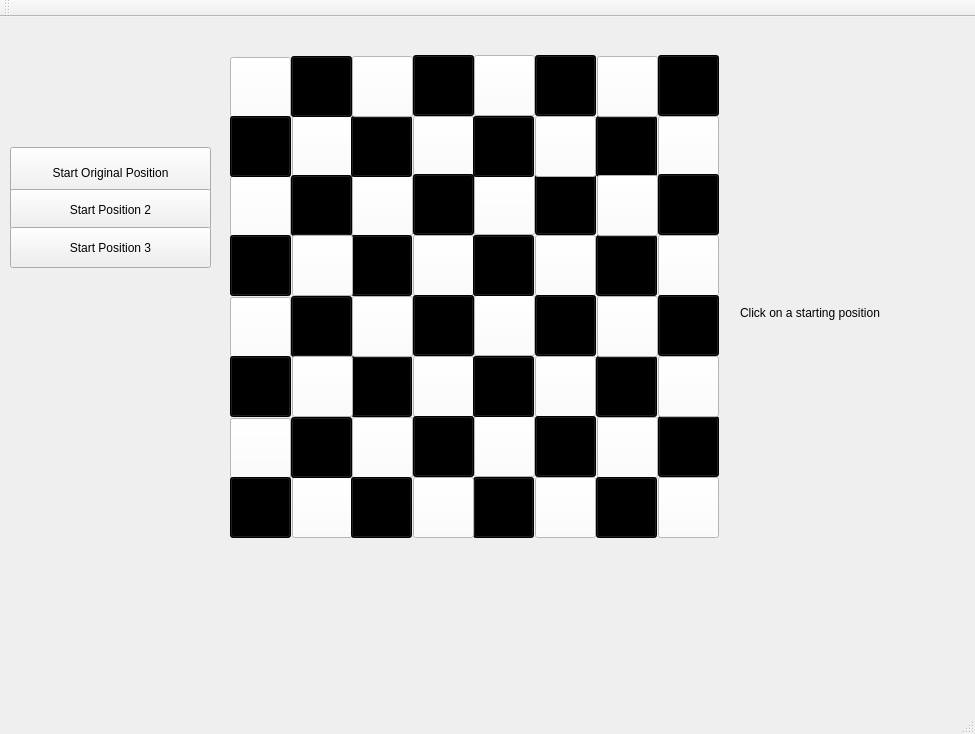
<?xml version="1.0" encoding="UTF-8"?>
<ui version="4.0">
 <class>BoardQtClass</class>
 <widget class="QMainWindow" name="BoardQtClass">
  <property name="geometry">
   <rect>
    <x>0</x>
    <y>0</y>
    <width>975</width>
    <height>734</height>
   </rect>
  </property>
  <property name="mouseTracking">
   <bool>false</bool>
  </property>
  <property name="windowTitle">
   <string>BoardQt</string>
  </property>
  <widget class="QWidget" name="centralWidget">
   <widget class="QPushButton" name="b00">
    <property name="geometry">
     <rect>
      <x>230</x>
      <y>40</y>
      <width>61</width>
      <height>61</height>
     </rect>
    </property>
    <property name="whatsThis">
     <string>&lt;html&gt;&lt;head/&gt;&lt;body&gt;&lt;p&gt;&lt;br/&gt;&lt;/p&gt;&lt;/body&gt;&lt;/html&gt;</string>
    </property>
    <property name="autoFillBackground">
     <bool>false</bool>
    </property>
    <property name="styleSheet">
     <string notr="true">background-color:white;</string>
    </property>
    <property name="text">
     <string/>
    </property>
   </widget>
   <widget class="QPushButton" name="b01">
    <property name="geometry">
     <rect>
      <x>291</x>
      <y>39</y>
      <width>61</width>
      <height>61</height>
     </rect>
    </property>
    <property name="styleSheet">
     <string notr="true">background-color:black;
color:white;</string>
    </property>
    <property name="text">
     <string/>
    </property>
   </widget>
   <widget class="QPushButton" name="b03">
    <property name="geometry">
     <rect>
      <x>413</x>
      <y>38</y>
      <width>61</width>
      <height>61</height>
     </rect>
    </property>
    <property name="styleSheet">
     <string notr="true">background-color:black;
color:white;</string>
    </property>
    <property name="text">
     <string/>
    </property>
   </widget>
   <widget class="QPushButton" name="b02">
    <property name="geometry">
     <rect>
      <x>352</x>
      <y>39</y>
      <width>61</width>
      <height>61</height>
     </rect>
    </property>
    <property name="styleSheet">
     <string notr="true">background-color:white;</string>
    </property>
    <property name="text">
     <string/>
    </property>
   </widget>
   <widget class="QPushButton" name="b07">
    <property name="geometry">
     <rect>
      <x>658</x>
      <y>38</y>
      <width>61</width>
      <height>61</height>
     </rect>
    </property>
    <property name="styleSheet">
     <string notr="true">background-color:black;
color:white;</string>
    </property>
    <property name="text">
     <string/>
    </property>
   </widget>
   <widget class="QPushButton" name="b05">
    <property name="geometry">
     <rect>
      <x>535</x>
      <y>38</y>
      <width>61</width>
      <height>61</height>
     </rect>
    </property>
    <property name="styleSheet">
     <string notr="true">background-color:black;
color:white;</string>
    </property>
    <property name="text">
     <string/>
    </property>
   </widget>
   <widget class="QPushButton" name="b04">
    <property name="geometry">
     <rect>
      <x>474</x>
      <y>38</y>
      <width>61</width>
      <height>61</height>
     </rect>
    </property>
    <property name="styleSheet">
     <string notr="true">background-color:white;</string>
    </property>
    <property name="text">
     <string/>
    </property>
   </widget>
   <widget class="QPushButton" name="b06">
    <property name="geometry">
     <rect>
      <x>597</x>
      <y>39</y>
      <width>61</width>
      <height>61</height>
     </rect>
    </property>
    <property name="styleSheet">
     <string notr="true">background-color:white;</string>
    </property>
    <property name="text">
     <string/>
    </property>
   </widget>
   <widget class="QPushButton" name="b17">
    <property name="geometry">
     <rect>
      <x>658</x>
      <y>99</y>
      <width>61</width>
      <height>61</height>
     </rect>
    </property>
    <property name="styleSheet">
     <string notr="true">background-color:white;</string>
    </property>
    <property name="text">
     <string/>
    </property>
   </widget>
   <widget class="QPushButton" name="b13">
    <property name="geometry">
     <rect>
      <x>413</x>
      <y>99</y>
      <width>61</width>
      <height>61</height>
     </rect>
    </property>
    <property name="styleSheet">
     <string notr="true">background-color:white;</string>
    </property>
    <property name="text">
     <string/>
    </property>
   </widget>
   <widget class="QPushButton" name="b11">
    <property name="geometry">
     <rect>
      <x>292</x>
      <y>99</y>
      <width>61</width>
      <height>61</height>
     </rect>
    </property>
    <property name="styleSheet">
     <string notr="true">background-color:white;</string>
    </property>
    <property name="text">
     <string/>
    </property>
   </widget>
   <widget class="QPushButton" name="b15">
    <property name="geometry">
     <rect>
      <x>535</x>
      <y>99</y>
      <width>61</width>
      <height>61</height>
     </rect>
    </property>
    <property name="styleSheet">
     <string notr="true">background-color:white;</string>
    </property>
    <property name="text">
     <string/>
    </property>
   </widget>
   <widget class="QPushButton" name="b10">
    <property name="geometry">
     <rect>
      <x>230</x>
      <y>99</y>
      <width>61</width>
      <height>61</height>
     </rect>
    </property>
    <property name="styleSheet">
     <string notr="true">background-color:black;
color:white;</string>
    </property>
    <property name="text">
     <string/>
    </property>
   </widget>
   <widget class="QPushButton" name="b12">
    <property name="geometry">
     <rect>
      <x>351</x>
      <y>99</y>
      <width>61</width>
      <height>61</height>
     </rect>
    </property>
    <property name="styleSheet">
     <string notr="true">background-color:black;
color:white;</string>
    </property>
    <property name="text">
     <string/>
    </property>
   </widget>
   <widget class="QPushButton" name="b14">
    <property name="geometry">
     <rect>
      <x>473</x>
      <y>99</y>
      <width>61</width>
      <height>61</height>
     </rect>
    </property>
    <property name="styleSheet">
     <string notr="true">background-color:black;
color:white;</string>
    </property>
    <property name="text">
     <string/>
    </property>
   </widget>
   <widget class="QPushButton" name="b16">
    <property name="geometry">
     <rect>
      <x>596</x>
      <y>99</y>
      <width>61</width>
      <height>61</height>
     </rect>
    </property>
    <property name="styleSheet">
     <string notr="true">background-color:black;
color:white;</string>
    </property>
    <property name="text">
     <string/>
    </property>
   </widget>
   <widget class="QPushButton" name="b32">
    <property name="geometry">
     <rect>
      <x>351</x>
      <y>218</y>
      <width>61</width>
      <height>61</height>
     </rect>
    </property>
    <property name="styleSheet">
     <string notr="true">background-color:black;
color:white;</string>
    </property>
    <property name="text">
     <string/>
    </property>
   </widget>
   <widget class="QPushButton" name="b27">
    <property name="geometry">
     <rect>
      <x>658</x>
      <y>157</y>
      <width>61</width>
      <height>61</height>
     </rect>
    </property>
    <property name="styleSheet">
     <string notr="true">background-color:black;
color:white;</string>
    </property>
    <property name="text">
     <string/>
    </property>
   </widget>
   <widget class="QPushButton" name="b23">
    <property name="geometry">
     <rect>
      <x>413</x>
      <y>157</y>
      <width>61</width>
      <height>61</height>
     </rect>
    </property>
    <property name="styleSheet">
     <string notr="true">background-color:black;
color:white;</string>
    </property>
    <property name="text">
     <string/>
    </property>
   </widget>
   <widget class="QPushButton" name="b35">
    <property name="geometry">
     <rect>
      <x>535</x>
      <y>218</y>
      <width>61</width>
      <height>61</height>
     </rect>
    </property>
    <property name="styleSheet">
     <string notr="true">background-color:white;</string>
    </property>
    <property name="text">
     <string/>
    </property>
   </widget>
   <widget class="QPushButton" name="b25">
    <property name="geometry">
     <rect>
      <x>535</x>
      <y>157</y>
      <width>61</width>
      <height>61</height>
     </rect>
    </property>
    <property name="styleSheet">
     <string notr="true">background-color:black;
color:white;</string>
    </property>
    <property name="text">
     <string/>
    </property>
   </widget>
   <widget class="QPushButton" name="b31">
    <property name="geometry">
     <rect>
      <x>292</x>
      <y>218</y>
      <width>61</width>
      <height>61</height>
     </rect>
    </property>
    <property name="styleSheet">
     <string notr="true">background-color:white;</string>
    </property>
    <property name="text">
     <string/>
    </property>
   </widget>
   <widget class="QPushButton" name="b21">
    <property name="geometry">
     <rect>
      <x>291</x>
      <y>158</y>
      <width>61</width>
      <height>61</height>
     </rect>
    </property>
    <property name="styleSheet">
     <string notr="true">background-color:black;
color:white;</string>
    </property>
    <property name="text">
     <string/>
    </property>
   </widget>
   <widget class="QPushButton" name="b20">
    <property name="geometry">
     <rect>
      <x>230</x>
      <y>159</y>
      <width>61</width>
      <height>61</height>
     </rect>
    </property>
    <property name="whatsThis">
     <string>&lt;html&gt;&lt;head/&gt;&lt;body&gt;&lt;p&gt;&lt;br/&gt;&lt;/p&gt;&lt;/body&gt;&lt;/html&gt;</string>
    </property>
    <property name="autoFillBackground">
     <bool>false</bool>
    </property>
    <property name="styleSheet">
     <string notr="true">background-color:white;</string>
    </property>
    <property name="text">
     <string/>
    </property>
   </widget>
   <widget class="QPushButton" name="b22">
    <property name="geometry">
     <rect>
      <x>352</x>
      <y>158</y>
      <width>61</width>
      <height>61</height>
     </rect>
    </property>
    <property name="styleSheet">
     <string notr="true">background-color:white;</string>
    </property>
    <property name="text">
     <string/>
    </property>
   </widget>
   <widget class="QPushButton" name="b30">
    <property name="geometry">
     <rect>
      <x>230</x>
      <y>218</y>
      <width>61</width>
      <height>61</height>
     </rect>
    </property>
    <property name="styleSheet">
     <string notr="true">background-color:black;
color:white;</string>
    </property>
    <property name="text">
     <string/>
    </property>
   </widget>
   <widget class="QPushButton" name="b24">
    <property name="geometry">
     <rect>
      <x>474</x>
      <y>157</y>
      <width>61</width>
      <height>61</height>
     </rect>
    </property>
    <property name="styleSheet">
     <string notr="true">background-color:white;</string>
    </property>
    <property name="text">
     <string/>
    </property>
   </widget>
   <widget class="QPushButton" name="b26">
    <property name="geometry">
     <rect>
      <x>597</x>
      <y>158</y>
      <width>61</width>
      <height>61</height>
     </rect>
    </property>
    <property name="styleSheet">
     <string notr="true">background-color:white;</string>
    </property>
    <property name="text">
     <string/>
    </property>
   </widget>
   <widget class="QPushButton" name="b34">
    <property name="geometry">
     <rect>
      <x>473</x>
      <y>218</y>
      <width>61</width>
      <height>61</height>
     </rect>
    </property>
    <property name="styleSheet">
     <string notr="true">background-color:black;
color:white;</string>
    </property>
    <property name="text">
     <string/>
    </property>
   </widget>
   <widget class="QPushButton" name="b36">
    <property name="geometry">
     <rect>
      <x>596</x>
      <y>218</y>
      <width>61</width>
      <height>61</height>
     </rect>
    </property>
    <property name="styleSheet">
     <string notr="true">background-color:black;
color:white;</string>
    </property>
    <property name="text">
     <string/>
    </property>
   </widget>
   <widget class="QPushButton" name="b37">
    <property name="geometry">
     <rect>
      <x>658</x>
      <y>218</y>
      <width>61</width>
      <height>61</height>
     </rect>
    </property>
    <property name="styleSheet">
     <string notr="true">background-color:white;</string>
    </property>
    <property name="text">
     <string/>
    </property>
   </widget>
   <widget class="QPushButton" name="b33">
    <property name="geometry">
     <rect>
      <x>413</x>
      <y>218</y>
      <width>61</width>
      <height>61</height>
     </rect>
    </property>
    <property name="styleSheet">
     <string notr="true">background-color:white;</string>
    </property>
    <property name="text">
     <string/>
    </property>
   </widget>
   <widget class="QPushButton" name="b52">
    <property name="geometry">
     <rect>
      <x>351</x>
      <y>339</y>
      <width>61</width>
      <height>61</height>
     </rect>
    </property>
    <property name="styleSheet">
     <string notr="true">background-color:black;
color:white;</string>
    </property>
    <property name="text">
     <string/>
    </property>
   </widget>
   <widget class="QPushButton" name="b47">
    <property name="geometry">
     <rect>
      <x>658</x>
      <y>278</y>
      <width>61</width>
      <height>61</height>
     </rect>
    </property>
    <property name="styleSheet">
     <string notr="true">background-color:black;
color:white;</string>
    </property>
    <property name="text">
     <string/>
    </property>
   </widget>
   <widget class="QPushButton" name="b43">
    <property name="geometry">
     <rect>
      <x>413</x>
      <y>278</y>
      <width>61</width>
      <height>61</height>
     </rect>
    </property>
    <property name="styleSheet">
     <string notr="true">background-color:black;
color:white;</string>
    </property>
    <property name="text">
     <string/>
    </property>
   </widget>
   <widget class="QPushButton" name="b55">
    <property name="geometry">
     <rect>
      <x>535</x>
      <y>339</y>
      <width>61</width>
      <height>61</height>
     </rect>
    </property>
    <property name="styleSheet">
     <string notr="true">background-color:white;</string>
    </property>
    <property name="text">
     <string/>
    </property>
   </widget>
   <widget class="QPushButton" name="b45">
    <property name="geometry">
     <rect>
      <x>535</x>
      <y>278</y>
      <width>61</width>
      <height>61</height>
     </rect>
    </property>
    <property name="styleSheet">
     <string notr="true">background-color:black;
color:white;</string>
    </property>
    <property name="text">
     <string/>
    </property>
   </widget>
   <widget class="QPushButton" name="b51">
    <property name="geometry">
     <rect>
      <x>292</x>
      <y>339</y>
      <width>61</width>
      <height>61</height>
     </rect>
    </property>
    <property name="styleSheet">
     <string notr="true">background-color:white;</string>
    </property>
    <property name="text">
     <string/>
    </property>
   </widget>
   <widget class="QPushButton" name="b41">
    <property name="geometry">
     <rect>
      <x>291</x>
      <y>279</y>
      <width>61</width>
      <height>61</height>
     </rect>
    </property>
    <property name="styleSheet">
     <string notr="true">background-color:black;
color:white;</string>
    </property>
    <property name="text">
     <string/>
    </property>
   </widget>
   <widget class="QPushButton" name="b40">
    <property name="geometry">
     <rect>
      <x>230</x>
      <y>280</y>
      <width>61</width>
      <height>61</height>
     </rect>
    </property>
    <property name="whatsThis">
     <string>&lt;html&gt;&lt;head/&gt;&lt;body&gt;&lt;p&gt;&lt;br/&gt;&lt;/p&gt;&lt;/body&gt;&lt;/html&gt;</string>
    </property>
    <property name="autoFillBackground">
     <bool>false</bool>
    </property>
    <property name="styleSheet">
     <string notr="true">background-color:white;</string>
    </property>
    <property name="text">
     <string/>
    </property>
   </widget>
   <widget class="QPushButton" name="b42">
    <property name="geometry">
     <rect>
      <x>352</x>
      <y>279</y>
      <width>61</width>
      <height>61</height>
     </rect>
    </property>
    <property name="styleSheet">
     <string notr="true">background-color:white;</string>
    </property>
    <property name="text">
     <string/>
    </property>
   </widget>
   <widget class="QPushButton" name="b50">
    <property name="geometry">
     <rect>
      <x>230</x>
      <y>339</y>
      <width>61</width>
      <height>61</height>
     </rect>
    </property>
    <property name="styleSheet">
     <string notr="true">background-color:black;
color:white;</string>
    </property>
    <property name="text">
     <string/>
    </property>
   </widget>
   <widget class="QPushButton" name="b44">
    <property name="geometry">
     <rect>
      <x>474</x>
      <y>278</y>
      <width>61</width>
      <height>61</height>
     </rect>
    </property>
    <property name="styleSheet">
     <string notr="true">background-color:white;</string>
    </property>
    <property name="text">
     <string/>
    </property>
   </widget>
   <widget class="QPushButton" name="b46">
    <property name="geometry">
     <rect>
      <x>597</x>
      <y>279</y>
      <width>61</width>
      <height>61</height>
     </rect>
    </property>
    <property name="styleSheet">
     <string notr="true">background-color:white;</string>
    </property>
    <property name="text">
     <string/>
    </property>
   </widget>
   <widget class="QPushButton" name="b54">
    <property name="geometry">
     <rect>
      <x>473</x>
      <y>339</y>
      <width>61</width>
      <height>61</height>
     </rect>
    </property>
    <property name="styleSheet">
     <string notr="true">background-color:black;
color:white;</string>
    </property>
    <property name="text">
     <string/>
    </property>
   </widget>
   <widget class="QPushButton" name="b56">
    <property name="geometry">
     <rect>
      <x>596</x>
      <y>339</y>
      <width>61</width>
      <height>61</height>
     </rect>
    </property>
    <property name="styleSheet">
     <string notr="true">background-color:black;
color:white;</string>
    </property>
    <property name="text">
     <string/>
    </property>
   </widget>
   <widget class="QPushButton" name="b57">
    <property name="geometry">
     <rect>
      <x>658</x>
      <y>339</y>
      <width>61</width>
      <height>61</height>
     </rect>
    </property>
    <property name="styleSheet">
     <string notr="true">background-color:white;</string>
    </property>
    <property name="text">
     <string/>
    </property>
   </widget>
   <widget class="QPushButton" name="b53">
    <property name="geometry">
     <rect>
      <x>413</x>
      <y>339</y>
      <width>61</width>
      <height>61</height>
     </rect>
    </property>
    <property name="styleSheet">
     <string notr="true">background-color:white;</string>
    </property>
    <property name="text">
     <string/>
    </property>
   </widget>
   <widget class="QPushButton" name="b72">
    <property name="geometry">
     <rect>
      <x>351</x>
      <y>460</y>
      <width>61</width>
      <height>61</height>
     </rect>
    </property>
    <property name="styleSheet">
     <string notr="true">background-color:black;
color:white;</string>
    </property>
    <property name="text">
     <string/>
    </property>
   </widget>
   <widget class="QPushButton" name="b67">
    <property name="geometry">
     <rect>
      <x>658</x>
      <y>399</y>
      <width>61</width>
      <height>61</height>
     </rect>
    </property>
    <property name="styleSheet">
     <string notr="true">background-color:black;
color:white;</string>
    </property>
    <property name="text">
     <string/>
    </property>
   </widget>
   <widget class="QPushButton" name="b63">
    <property name="geometry">
     <rect>
      <x>413</x>
      <y>399</y>
      <width>61</width>
      <height>61</height>
     </rect>
    </property>
    <property name="styleSheet">
     <string notr="true">background-color:black;
color:white;</string>
    </property>
    <property name="text">
     <string/>
    </property>
   </widget>
   <widget class="QPushButton" name="b75">
    <property name="geometry">
     <rect>
      <x>535</x>
      <y>460</y>
      <width>61</width>
      <height>61</height>
     </rect>
    </property>
    <property name="styleSheet">
     <string notr="true">background-color:white;</string>
    </property>
    <property name="text">
     <string/>
    </property>
   </widget>
   <widget class="QPushButton" name="b65">
    <property name="geometry">
     <rect>
      <x>535</x>
      <y>399</y>
      <width>61</width>
      <height>61</height>
     </rect>
    </property>
    <property name="styleSheet">
     <string notr="true">background-color:black;
color:white;</string>
    </property>
    <property name="text">
     <string/>
    </property>
   </widget>
   <widget class="QPushButton" name="b71">
    <property name="geometry">
     <rect>
      <x>292</x>
      <y>460</y>
      <width>61</width>
      <height>61</height>
     </rect>
    </property>
    <property name="styleSheet">
     <string notr="true">background-color:white;</string>
    </property>
    <property name="text">
     <string/>
    </property>
   </widget>
   <widget class="QPushButton" name="b61">
    <property name="geometry">
     <rect>
      <x>291</x>
      <y>400</y>
      <width>61</width>
      <height>61</height>
     </rect>
    </property>
    <property name="styleSheet">
     <string notr="true">background-color:black;
color:white;</string>
    </property>
    <property name="text">
     <string/>
    </property>
   </widget>
   <widget class="QPushButton" name="b60">
    <property name="geometry">
     <rect>
      <x>230</x>
      <y>401</y>
      <width>61</width>
      <height>61</height>
     </rect>
    </property>
    <property name="whatsThis">
     <string>&lt;html&gt;&lt;head/&gt;&lt;body&gt;&lt;p&gt;&lt;br/&gt;&lt;/p&gt;&lt;/body&gt;&lt;/html&gt;</string>
    </property>
    <property name="autoFillBackground">
     <bool>false</bool>
    </property>
    <property name="styleSheet">
     <string notr="true">background-color:white;</string>
    </property>
    <property name="text">
     <string/>
    </property>
   </widget>
   <widget class="QPushButton" name="b62">
    <property name="geometry">
     <rect>
      <x>352</x>
      <y>400</y>
      <width>61</width>
      <height>61</height>
     </rect>
    </property>
    <property name="styleSheet">
     <string notr="true">background-color:white;</string>
    </property>
    <property name="text">
     <string/>
    </property>
   </widget>
   <widget class="QPushButton" name="b70">
    <property name="geometry">
     <rect>
      <x>230</x>
      <y>460</y>
      <width>61</width>
      <height>61</height>
     </rect>
    </property>
    <property name="styleSheet">
     <string notr="true">background-color:black;
color:white;</string>
    </property>
    <property name="text">
     <string/>
    </property>
   </widget>
   <widget class="QPushButton" name="b64">
    <property name="geometry">
     <rect>
      <x>474</x>
      <y>399</y>
      <width>61</width>
      <height>61</height>
     </rect>
    </property>
    <property name="styleSheet">
     <string notr="true">background-color:white;</string>
    </property>
    <property name="text">
     <string/>
    </property>
   </widget>
   <widget class="QPushButton" name="b66">
    <property name="geometry">
     <rect>
      <x>597</x>
      <y>400</y>
      <width>61</width>
      <height>61</height>
     </rect>
    </property>
    <property name="styleSheet">
     <string notr="true">background-color:white;</string>
    </property>
    <property name="text">
     <string/>
    </property>
   </widget>
   <widget class="QPushButton" name="b74">
    <property name="geometry">
     <rect>
      <x>473</x>
      <y>460</y>
      <width>61</width>
      <height>61</height>
     </rect>
    </property>
    <property name="styleSheet">
     <string notr="true">background-color:black;
color:white;</string>
    </property>
    <property name="text">
     <string/>
    </property>
   </widget>
   <widget class="QPushButton" name="b76">
    <property name="geometry">
     <rect>
      <x>596</x>
      <y>460</y>
      <width>61</width>
      <height>61</height>
     </rect>
    </property>
    <property name="styleSheet">
     <string notr="true">background-color:black;
color:white;</string>
    </property>
    <property name="text">
     <string/>
    </property>
   </widget>
   <widget class="QPushButton" name="b77">
    <property name="geometry">
     <rect>
      <x>658</x>
      <y>460</y>
      <width>61</width>
      <height>61</height>
     </rect>
    </property>
    <property name="styleSheet">
     <string notr="true">background-color:white;</string>
    </property>
    <property name="text">
     <string/>
    </property>
   </widget>
   <widget class="QPushButton" name="b73">
    <property name="geometry">
     <rect>
      <x>413</x>
      <y>460</y>
      <width>61</width>
      <height>61</height>
     </rect>
    </property>
    <property name="styleSheet">
     <string notr="true">background-color:white;</string>
    </property>
    <property name="text">
     <string/>
    </property>
   </widget>
   <widget class="QLabel" name="MoveValidation">
    <property name="geometry">
     <rect>
      <x>740</x>
      <y>200</y>
      <width>261</width>
      <height>191</height>
     </rect>
    </property>
    <property name="text">
     <string>Click on a starting position</string>
    </property>
   </widget>
   <widget class="QPushButton" name="startOriginal">
    <property name="geometry">
     <rect>
      <x>10</x>
      <y>130</y>
      <width>201</width>
      <height>51</height>
     </rect>
    </property>
    <property name="text">
     <string>Start Original Position</string>
    </property>
   </widget>
   <widget class="QPushButton" name="startPosition2">
    <property name="geometry">
     <rect>
      <x>10</x>
      <y>172</y>
      <width>201</width>
      <height>41</height>
     </rect>
    </property>
    <property name="text">
     <string>Start Position 2</string>
    </property>
   </widget>
   <widget class="QPushButton" name="startPosition3">
    <property name="geometry">
     <rect>
      <x>10</x>
      <y>210</y>
      <width>201</width>
      <height>41</height>
     </rect>
    </property>
    <property name="text">
     <string>Start Position 3</string>
    </property>
   </widget>
   <zorder>b53</zorder>
   <zorder>b37</zorder>
   <zorder>b66</zorder>
   <zorder>b62</zorder>
   <zorder>b13</zorder>
   <zorder>b64</zorder>
   <zorder>b05</zorder>
   <zorder>b56</zorder>
   <zorder>b20</zorder>
   <zorder>b47</zorder>
   <zorder>b76</zorder>
   <zorder>b63</zorder>
   <zorder>b16</zorder>
   <zorder>b00</zorder>
   <zorder>b24</zorder>
   <zorder>b40</zorder>
   <zorder>b23</zorder>
   <zorder>b22</zorder>
   <zorder>b11</zorder>
   <zorder>b33</zorder>
   <zorder>b21</zorder>
   <zorder>b60</zorder>
   <zorder>b32</zorder>
   <zorder>b43</zorder>
   <zorder>b35</zorder>
   <zorder>b12</zorder>
   <zorder>b55</zorder>
   <zorder>b03</zorder>
   <zorder>b77</zorder>
   <zorder>b04</zorder>
   <zorder>b75</zorder>
   <zorder>b71</zorder>
   <zorder>b36</zorder>
   <zorder>b61</zorder>
   <zorder>b45</zorder>
   <zorder>b46</zorder>
   <zorder>b25</zorder>
   <zorder>b52</zorder>
   <zorder>b44</zorder>
   <zorder>b10</zorder>
   <zorder>b01</zorder>
   <zorder>b06</zorder>
   <zorder>b54</zorder>
   <zorder>b31</zorder>
   <zorder>b14</zorder>
   <zorder>b17</zorder>
   <zorder>b15</zorder>
   <zorder>b41</zorder>
   <zorder>b74</zorder>
   <zorder>b02</zorder>
   <zorder>b27</zorder>
   <zorder>b67</zorder>
   <zorder>b51</zorder>
   <zorder>b34</zorder>
   <zorder>b72</zorder>
   <zorder>b30</zorder>
   <zorder>b57</zorder>
   <zorder>b73</zorder>
   <zorder>b26</zorder>
   <zorder>b50</zorder>
   <zorder>b07</zorder>
   <zorder>b65</zorder>
   <zorder>b42</zorder>
   <zorder>b70</zorder>
   <zorder>MoveValidation</zorder>
   <zorder>startOriginal</zorder>
   <zorder>startPosition2</zorder>
   <zorder>startPosition3</zorder>
  </widget>
  <widget class="QMenuBar" name="menuBar">
   <property name="geometry">
    <rect>
     <x>0</x>
     <y>0</y>
     <width>975</width>
     <height>21</height>
    </rect>
   </property>
  </widget>
  <widget class="QToolBar" name="mainToolBar">
   <attribute name="toolBarArea">
    <enum>TopToolBarArea</enum>
   </attribute>
   <attribute name="toolBarBreak">
    <bool>false</bool>
   </attribute>
  </widget>
  <widget class="QStatusBar" name="statusBar"/>
 </widget>
 <layoutdefault spacing="6" margin="11"/>
 <resources>
  <include location="BoardQt.qrc"/>
 </resources>
 <connections/>
</ui>
